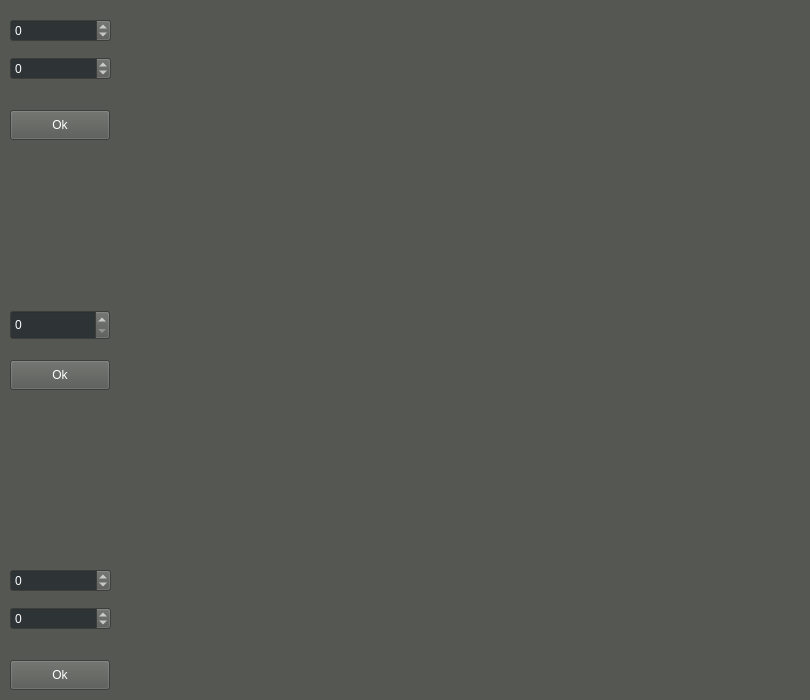
<?xml version="1.0" encoding="UTF-8"?>
<ui version="4.0">
 <class>MainWindow</class>
 <widget class="QMainWindow" name="MainWindow">
  <property name="geometry">
   <rect>
    <x>0</x>
    <y>0</y>
    <width>810</width>
    <height>700</height>
   </rect>
  </property>
  <property name="sizePolicy">
   <sizepolicy hsizetype="Ignored" vsizetype="Ignored">
    <horstretch>0</horstretch>
    <verstretch>0</verstretch>
   </sizepolicy>
  </property>
  <property name="minimumSize">
   <size>
    <width>810</width>
    <height>700</height>
   </size>
  </property>
  <property name="maximumSize">
   <size>
    <width>810</width>
    <height>700</height>
   </size>
  </property>
  <property name="palette">
   <palette>
    <active>
     <colorrole role="AlternateBase">
      <brush brushstyle="SolidPattern">
       <color alpha="255">
        <red>85</red>
        <green>87</green>
        <blue>83</blue>
       </color>
      </brush>
     </colorrole>
     <colorrole role="NoRole">
      <brush brushstyle="SolidPattern">
       <color alpha="255">
        <red>85</red>
        <green>87</green>
        <blue>83</blue>
       </color>
      </brush>
     </colorrole>
    </active>
    <inactive>
     <colorrole role="AlternateBase">
      <brush brushstyle="SolidPattern">
       <color alpha="255">
        <red>85</red>
        <green>87</green>
        <blue>83</blue>
       </color>
      </brush>
     </colorrole>
     <colorrole role="NoRole">
      <brush brushstyle="SolidPattern">
       <color alpha="255">
        <red>85</red>
        <green>87</green>
        <blue>83</blue>
       </color>
      </brush>
     </colorrole>
    </inactive>
    <disabled>
     <colorrole role="AlternateBase">
      <brush brushstyle="SolidPattern">
       <color alpha="255">
        <red>85</red>
        <green>87</green>
        <blue>83</blue>
       </color>
      </brush>
     </colorrole>
     <colorrole role="NoRole">
      <brush brushstyle="SolidPattern">
       <color alpha="255">
        <red>85</red>
        <green>87</green>
        <blue>83</blue>
       </color>
      </brush>
     </colorrole>
    </disabled>
   </palette>
  </property>
  <property name="windowTitle">
   <string>MainWindow</string>
  </property>
  <widget class="QWidget" name="centralwidget">
   <property name="palette">
    <palette>
     <active>
      <colorrole role="WindowText">
       <brush brushstyle="SolidPattern">
        <color alpha="255">
         <red>255</red>
         <green>255</green>
         <blue>255</blue>
        </color>
       </brush>
      </colorrole>
      <colorrole role="Button">
       <brush brushstyle="SolidPattern">
        <color alpha="255">
         <red>85</red>
         <green>87</green>
         <blue>83</blue>
        </color>
       </brush>
      </colorrole>
      <colorrole role="Light">
       <brush brushstyle="SolidPattern">
        <color alpha="255">
         <red>127</red>
         <green>131</green>
         <blue>124</blue>
        </color>
       </brush>
      </colorrole>
      <colorrole role="Midlight">
       <brush brushstyle="SolidPattern">
        <color alpha="255">
         <red>106</red>
         <green>109</green>
         <blue>103</blue>
        </color>
       </brush>
      </colorrole>
      <colorrole role="Dark">
       <brush brushstyle="SolidPattern">
        <color alpha="255">
         <red>42</red>
         <green>43</green>
         <blue>41</blue>
        </color>
       </brush>
      </colorrole>
      <colorrole role="Mid">
       <brush brushstyle="SolidPattern">
        <color alpha="255">
         <red>56</red>
         <green>58</green>
         <blue>55</blue>
        </color>
       </brush>
      </colorrole>
      <colorrole role="Text">
       <brush brushstyle="SolidPattern">
        <color alpha="255">
         <red>255</red>
         <green>255</green>
         <blue>255</blue>
        </color>
       </brush>
      </colorrole>
      <colorrole role="BrightText">
       <brush brushstyle="SolidPattern">
        <color alpha="255">
         <red>255</red>
         <green>255</green>
         <blue>255</blue>
        </color>
       </brush>
      </colorrole>
      <colorrole role="ButtonText">
       <brush brushstyle="SolidPattern">
        <color alpha="255">
         <red>255</red>
         <green>255</green>
         <blue>255</blue>
        </color>
       </brush>
      </colorrole>
      <colorrole role="Base">
       <brush brushstyle="SolidPattern">
        <color alpha="255">
         <red>0</red>
         <green>0</green>
         <blue>0</blue>
        </color>
       </brush>
      </colorrole>
      <colorrole role="Window">
       <brush brushstyle="SolidPattern">
        <color alpha="255">
         <red>85</red>
         <green>87</green>
         <blue>83</blue>
        </color>
       </brush>
      </colorrole>
      <colorrole role="Shadow">
       <brush brushstyle="SolidPattern">
        <color alpha="255">
         <red>0</red>
         <green>0</green>
         <blue>0</blue>
        </color>
       </brush>
      </colorrole>
      <colorrole role="AlternateBase">
       <brush brushstyle="SolidPattern">
        <color alpha="255">
         <red>42</red>
         <green>43</green>
         <blue>41</blue>
        </color>
       </brush>
      </colorrole>
      <colorrole role="ToolTipBase">
       <brush brushstyle="SolidPattern">
        <color alpha="255">
         <red>255</red>
         <green>255</green>
         <blue>220</blue>
        </color>
       </brush>
      </colorrole>
      <colorrole role="ToolTipText">
       <brush brushstyle="SolidPattern">
        <color alpha="255">
         <red>0</red>
         <green>0</green>
         <blue>0</blue>
        </color>
       </brush>
      </colorrole>
      <colorrole role="PlaceholderText">
       <brush brushstyle="SolidPattern">
        <color alpha="128">
         <red>255</red>
         <green>255</green>
         <blue>255</blue>
        </color>
       </brush>
      </colorrole>
     </active>
     <inactive>
      <colorrole role="WindowText">
       <brush brushstyle="SolidPattern">
        <color alpha="255">
         <red>255</red>
         <green>255</green>
         <blue>255</blue>
        </color>
       </brush>
      </colorrole>
      <colorrole role="Button">
       <brush brushstyle="SolidPattern">
        <color alpha="255">
         <red>85</red>
         <green>87</green>
         <blue>83</blue>
        </color>
       </brush>
      </colorrole>
      <colorrole role="Light">
       <brush brushstyle="SolidPattern">
        <color alpha="255">
         <red>127</red>
         <green>131</green>
         <blue>124</blue>
        </color>
       </brush>
      </colorrole>
      <colorrole role="Midlight">
       <brush brushstyle="SolidPattern">
        <color alpha="255">
         <red>106</red>
         <green>109</green>
         <blue>103</blue>
        </color>
       </brush>
      </colorrole>
      <colorrole role="Dark">
       <brush brushstyle="SolidPattern">
        <color alpha="255">
         <red>42</red>
         <green>43</green>
         <blue>41</blue>
        </color>
       </brush>
      </colorrole>
      <colorrole role="Mid">
       <brush brushstyle="SolidPattern">
        <color alpha="255">
         <red>56</red>
         <green>58</green>
         <blue>55</blue>
        </color>
       </brush>
      </colorrole>
      <colorrole role="Text">
       <brush brushstyle="SolidPattern">
        <color alpha="255">
         <red>255</red>
         <green>255</green>
         <blue>255</blue>
        </color>
       </brush>
      </colorrole>
      <colorrole role="BrightText">
       <brush brushstyle="SolidPattern">
        <color alpha="255">
         <red>255</red>
         <green>255</green>
         <blue>255</blue>
        </color>
       </brush>
      </colorrole>
      <colorrole role="ButtonText">
       <brush brushstyle="SolidPattern">
        <color alpha="255">
         <red>255</red>
         <green>255</green>
         <blue>255</blue>
        </color>
       </brush>
      </colorrole>
      <colorrole role="Base">
       <brush brushstyle="SolidPattern">
        <color alpha="255">
         <red>0</red>
         <green>0</green>
         <blue>0</blue>
        </color>
       </brush>
      </colorrole>
      <colorrole role="Window">
       <brush brushstyle="SolidPattern">
        <color alpha="255">
         <red>85</red>
         <green>87</green>
         <blue>83</blue>
        </color>
       </brush>
      </colorrole>
      <colorrole role="Shadow">
       <brush brushstyle="SolidPattern">
        <color alpha="255">
         <red>0</red>
         <green>0</green>
         <blue>0</blue>
        </color>
       </brush>
      </colorrole>
      <colorrole role="AlternateBase">
       <brush brushstyle="SolidPattern">
        <color alpha="255">
         <red>42</red>
         <green>43</green>
         <blue>41</blue>
        </color>
       </brush>
      </colorrole>
      <colorrole role="ToolTipBase">
       <brush brushstyle="SolidPattern">
        <color alpha="255">
         <red>255</red>
         <green>255</green>
         <blue>220</blue>
        </color>
       </brush>
      </colorrole>
      <colorrole role="ToolTipText">
       <brush brushstyle="SolidPattern">
        <color alpha="255">
         <red>0</red>
         <green>0</green>
         <blue>0</blue>
        </color>
       </brush>
      </colorrole>
      <colorrole role="PlaceholderText">
       <brush brushstyle="SolidPattern">
        <color alpha="128">
         <red>255</red>
         <green>255</green>
         <blue>255</blue>
        </color>
       </brush>
      </colorrole>
     </inactive>
     <disabled>
      <colorrole role="WindowText">
       <brush brushstyle="SolidPattern">
        <color alpha="255">
         <red>42</red>
         <green>43</green>
         <blue>41</blue>
        </color>
       </brush>
      </colorrole>
      <colorrole role="Button">
       <brush brushstyle="SolidPattern">
        <color alpha="255">
         <red>85</red>
         <green>87</green>
         <blue>83</blue>
        </color>
       </brush>
      </colorrole>
      <colorrole role="Light">
       <brush brushstyle="SolidPattern">
        <color alpha="255">
         <red>127</red>
         <green>131</green>
         <blue>124</blue>
        </color>
       </brush>
      </colorrole>
      <colorrole role="Midlight">
       <brush brushstyle="SolidPattern">
        <color alpha="255">
         <red>106</red>
         <green>109</green>
         <blue>103</blue>
        </color>
       </brush>
      </colorrole>
      <colorrole role="Dark">
       <brush brushstyle="SolidPattern">
        <color alpha="255">
         <red>42</red>
         <green>43</green>
         <blue>41</blue>
        </color>
       </brush>
      </colorrole>
      <colorrole role="Mid">
       <brush brushstyle="SolidPattern">
        <color alpha="255">
         <red>56</red>
         <green>58</green>
         <blue>55</blue>
        </color>
       </brush>
      </colorrole>
      <colorrole role="Text">
       <brush brushstyle="SolidPattern">
        <color alpha="255">
         <red>42</red>
         <green>43</green>
         <blue>41</blue>
        </color>
       </brush>
      </colorrole>
      <colorrole role="BrightText">
       <brush brushstyle="SolidPattern">
        <color alpha="255">
         <red>255</red>
         <green>255</green>
         <blue>255</blue>
        </color>
       </brush>
      </colorrole>
      <colorrole role="ButtonText">
       <brush brushstyle="SolidPattern">
        <color alpha="255">
         <red>42</red>
         <green>43</green>
         <blue>41</blue>
        </color>
       </brush>
      </colorrole>
      <colorrole role="Base">
       <brush brushstyle="SolidPattern">
        <color alpha="255">
         <red>85</red>
         <green>87</green>
         <blue>83</blue>
        </color>
       </brush>
      </colorrole>
      <colorrole role="Window">
       <brush brushstyle="SolidPattern">
        <color alpha="255">
         <red>85</red>
         <green>87</green>
         <blue>83</blue>
        </color>
       </brush>
      </colorrole>
      <colorrole role="Shadow">
       <brush brushstyle="SolidPattern">
        <color alpha="255">
         <red>0</red>
         <green>0</green>
         <blue>0</blue>
        </color>
       </brush>
      </colorrole>
      <colorrole role="AlternateBase">
       <brush brushstyle="SolidPattern">
        <color alpha="255">
         <red>85</red>
         <green>87</green>
         <blue>83</blue>
        </color>
       </brush>
      </colorrole>
      <colorrole role="ToolTipBase">
       <brush brushstyle="SolidPattern">
        <color alpha="255">
         <red>255</red>
         <green>255</green>
         <blue>220</blue>
        </color>
       </brush>
      </colorrole>
      <colorrole role="ToolTipText">
       <brush brushstyle="SolidPattern">
        <color alpha="255">
         <red>0</red>
         <green>0</green>
         <blue>0</blue>
        </color>
       </brush>
      </colorrole>
      <colorrole role="PlaceholderText">
       <brush brushstyle="SolidPattern">
        <color alpha="128">
         <red>255</red>
         <green>255</green>
         <blue>255</blue>
        </color>
       </brush>
      </colorrole>
     </disabled>
    </palette>
   </property>
   <property name="autoFillBackground">
    <bool>true</bool>
   </property>
   <widget class="QPushButton" name="Ok_line">
    <property name="geometry">
     <rect>
      <x>10</x>
      <y>110</y>
      <width>100</width>
      <height>30</height>
     </rect>
    </property>
    <property name="text">
     <string>Ok</string>
    </property>
   </widget>
   <widget class="QPushButton" name="Ok_cyrcle">
    <property name="geometry">
     <rect>
      <x>10</x>
      <y>360</y>
      <width>100</width>
      <height>30</height>
     </rect>
    </property>
    <property name="text">
     <string>Ok</string>
    </property>
   </widget>
   <widget class="QSpinBox" name="R0">
    <property name="geometry">
     <rect>
      <x>10</x>
      <y>310</y>
      <width>100</width>
      <height>30</height>
     </rect>
    </property>
    <property name="palette">
     <palette>
      <active>
       <colorrole role="Base">
        <brush brushstyle="SolidPattern">
         <color alpha="255">
          <red>46</red>
          <green>52</green>
          <blue>54</blue>
         </color>
        </brush>
       </colorrole>
       <colorrole role="Shadow">
        <brush brushstyle="SolidPattern">
         <color alpha="255">
          <red>46</red>
          <green>52</green>
          <blue>54</blue>
         </color>
        </brush>
       </colorrole>
      </active>
      <inactive>
       <colorrole role="Base">
        <brush brushstyle="SolidPattern">
         <color alpha="255">
          <red>46</red>
          <green>52</green>
          <blue>54</blue>
         </color>
        </brush>
       </colorrole>
       <colorrole role="Shadow">
        <brush brushstyle="SolidPattern">
         <color alpha="255">
          <red>46</red>
          <green>52</green>
          <blue>54</blue>
         </color>
        </brush>
       </colorrole>
      </inactive>
      <disabled>
       <colorrole role="Base">
        <brush brushstyle="SolidPattern">
         <color alpha="255">
          <red>85</red>
          <green>87</green>
          <blue>83</blue>
         </color>
        </brush>
       </colorrole>
       <colorrole role="Shadow">
        <brush brushstyle="SolidPattern">
         <color alpha="255">
          <red>46</red>
          <green>52</green>
          <blue>54</blue>
         </color>
        </brush>
       </colorrole>
      </disabled>
     </palette>
    </property>
    <property name="autoFillBackground">
     <bool>true</bool>
    </property>
   </widget>
   <widget class="QWidget" name="verticalLayoutWidget_2">
    <property name="geometry">
     <rect>
      <x>10</x>
      <y>10</y>
      <width>101</width>
      <height>80</height>
     </rect>
    </property>
    <layout class="QVBoxLayout" name="verticalLayout_1">
     <item>
      <widget class="QSpinBox" name="X2">
       <property name="palette">
        <palette>
         <active>
          <colorrole role="Base">
           <brush brushstyle="SolidPattern">
            <color alpha="255">
             <red>46</red>
             <green>52</green>
             <blue>54</blue>
            </color>
           </brush>
          </colorrole>
          <colorrole role="Shadow">
           <brush brushstyle="SolidPattern">
            <color alpha="255">
             <red>46</red>
             <green>52</green>
             <blue>54</blue>
            </color>
           </brush>
          </colorrole>
         </active>
         <inactive>
          <colorrole role="Base">
           <brush brushstyle="SolidPattern">
            <color alpha="255">
             <red>46</red>
             <green>52</green>
             <blue>54</blue>
            </color>
           </brush>
          </colorrole>
          <colorrole role="Shadow">
           <brush brushstyle="SolidPattern">
            <color alpha="255">
             <red>46</red>
             <green>52</green>
             <blue>54</blue>
            </color>
           </brush>
          </colorrole>
         </inactive>
         <disabled>
          <colorrole role="Base">
           <brush brushstyle="SolidPattern">
            <color alpha="255">
             <red>85</red>
             <green>87</green>
             <blue>83</blue>
            </color>
           </brush>
          </colorrole>
          <colorrole role="Shadow">
           <brush brushstyle="SolidPattern">
            <color alpha="255">
             <red>46</red>
             <green>52</green>
             <blue>54</blue>
            </color>
           </brush>
          </colorrole>
         </disabled>
        </palette>
       </property>
       <property name="autoFillBackground">
        <bool>true</bool>
       </property>
       <property name="minimum">
        <number>-99</number>
       </property>
      </widget>
     </item>
     <item>
      <widget class="QSpinBox" name="Y2">
       <property name="palette">
        <palette>
         <active>
          <colorrole role="Base">
           <brush brushstyle="SolidPattern">
            <color alpha="255">
             <red>46</red>
             <green>52</green>
             <blue>54</blue>
            </color>
           </brush>
          </colorrole>
          <colorrole role="Shadow">
           <brush brushstyle="SolidPattern">
            <color alpha="255">
             <red>46</red>
             <green>52</green>
             <blue>54</blue>
            </color>
           </brush>
          </colorrole>
         </active>
         <inactive>
          <colorrole role="Base">
           <brush brushstyle="SolidPattern">
            <color alpha="255">
             <red>46</red>
             <green>52</green>
             <blue>54</blue>
            </color>
           </brush>
          </colorrole>
          <colorrole role="Shadow">
           <brush brushstyle="SolidPattern">
            <color alpha="255">
             <red>46</red>
             <green>52</green>
             <blue>54</blue>
            </color>
           </brush>
          </colorrole>
         </inactive>
         <disabled>
          <colorrole role="Base">
           <brush brushstyle="SolidPattern">
            <color alpha="255">
             <red>85</red>
             <green>87</green>
             <blue>83</blue>
            </color>
           </brush>
          </colorrole>
          <colorrole role="Shadow">
           <brush brushstyle="SolidPattern">
            <color alpha="255">
             <red>46</red>
             <green>52</green>
             <blue>54</blue>
            </color>
           </brush>
          </colorrole>
         </disabled>
        </palette>
       </property>
       <property name="autoFillBackground">
        <bool>true</bool>
       </property>
       <property name="minimum">
        <number>-99</number>
       </property>
      </widget>
     </item>
    </layout>
   </widget>
   <widget class="QPushButton" name="Ok_ellipse">
    <property name="geometry">
     <rect>
      <x>10</x>
      <y>660</y>
      <width>100</width>
      <height>30</height>
     </rect>
    </property>
    <property name="sizePolicy">
     <sizepolicy hsizetype="Minimum" vsizetype="Fixed">
      <horstretch>0</horstretch>
      <verstretch>0</verstretch>
     </sizepolicy>
    </property>
    <property name="text">
     <string>Ok</string>
    </property>
   </widget>
   <widget class="QWidget" name="verticalLayoutWidget_3">
    <property name="geometry">
     <rect>
      <x>10</x>
      <y>560</y>
      <width>101</width>
      <height>80</height>
     </rect>
    </property>
    <layout class="QVBoxLayout" name="verticalLayout_2">
     <item>
      <widget class="QSpinBox" name="R1">
       <property name="palette">
        <palette>
         <active>
          <colorrole role="Base">
           <brush brushstyle="SolidPattern">
            <color alpha="255">
             <red>46</red>
             <green>52</green>
             <blue>54</blue>
            </color>
           </brush>
          </colorrole>
          <colorrole role="Shadow">
           <brush brushstyle="SolidPattern">
            <color alpha="255">
             <red>46</red>
             <green>52</green>
             <blue>54</blue>
            </color>
           </brush>
          </colorrole>
         </active>
         <inactive>
          <colorrole role="Base">
           <brush brushstyle="SolidPattern">
            <color alpha="255">
             <red>46</red>
             <green>52</green>
             <blue>54</blue>
            </color>
           </brush>
          </colorrole>
          <colorrole role="Shadow">
           <brush brushstyle="SolidPattern">
            <color alpha="255">
             <red>46</red>
             <green>52</green>
             <blue>54</blue>
            </color>
           </brush>
          </colorrole>
         </inactive>
         <disabled>
          <colorrole role="Base">
           <brush brushstyle="SolidPattern">
            <color alpha="255">
             <red>85</red>
             <green>87</green>
             <blue>83</blue>
            </color>
           </brush>
          </colorrole>
          <colorrole role="Shadow">
           <brush brushstyle="SolidPattern">
            <color alpha="255">
             <red>46</red>
             <green>52</green>
             <blue>54</blue>
            </color>
           </brush>
          </colorrole>
         </disabled>
        </palette>
       </property>
       <property name="autoFillBackground">
        <bool>true</bool>
       </property>
       <property name="minimum">
        <number>-99</number>
       </property>
      </widget>
     </item>
     <item>
      <widget class="QSpinBox" name="R2">
       <property name="palette">
        <palette>
         <active>
          <colorrole role="Base">
           <brush brushstyle="SolidPattern">
            <color alpha="255">
             <red>46</red>
             <green>52</green>
             <blue>54</blue>
            </color>
           </brush>
          </colorrole>
          <colorrole role="Shadow">
           <brush brushstyle="SolidPattern">
            <color alpha="255">
             <red>46</red>
             <green>52</green>
             <blue>54</blue>
            </color>
           </brush>
          </colorrole>
         </active>
         <inactive>
          <colorrole role="Base">
           <brush brushstyle="SolidPattern">
            <color alpha="255">
             <red>46</red>
             <green>52</green>
             <blue>54</blue>
            </color>
           </brush>
          </colorrole>
          <colorrole role="Shadow">
           <brush brushstyle="SolidPattern">
            <color alpha="255">
             <red>46</red>
             <green>52</green>
             <blue>54</blue>
            </color>
           </brush>
          </colorrole>
         </inactive>
         <disabled>
          <colorrole role="Base">
           <brush brushstyle="SolidPattern">
            <color alpha="255">
             <red>85</red>
             <green>87</green>
             <blue>83</blue>
            </color>
           </brush>
          </colorrole>
          <colorrole role="Shadow">
           <brush brushstyle="SolidPattern">
            <color alpha="255">
             <red>46</red>
             <green>52</green>
             <blue>54</blue>
            </color>
           </brush>
          </colorrole>
         </disabled>
        </palette>
       </property>
       <property name="autoFillBackground">
        <bool>true</bool>
       </property>
       <property name="minimum">
        <number>-99</number>
       </property>
      </widget>
     </item>
    </layout>
   </widget>
  </widget>
 </widget>
 <resources/>
 <connections/>
</ui>
